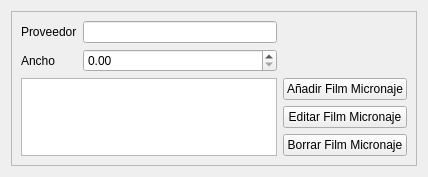
                    <widget class="QWidget" name="tabFilmMicronaje_2">
                     <attribute name="title">
                      <string>Film Micronaje</string>
                     </attribute>
                     <layout class="QGridLayout" name="gridLayout_32">
                      <item row="0" column="0" colspan="2">
                       <widget class="QFrame" name="formulariFilmMi_2">
                        <property name="frameShape">
                         <enum>QFrame::StyledPanel</enum>
                        </property>
                        <property name="frameShadow">
                         <enum>QFrame::Raised</enum>
                        </property>
                        <layout class="QGridLayout" name="gridLayout_33">
                         <item row="0" column="0">
                          <widget class="QLabel" name="lblProveedorFilmMi_2">
                           <property name="text">
                            <string>Proveedor</string>
                           </property>
                          </widget>
                         </item>
                         <item row="0" column="1">
                          <widget class="QLineEdit" name="leProveedorFilmMiMod"/>
                         </item>
                         <item row="1" column="0">
                          <widget class="QLabel" name="lblAnchoFilmMi_2">
                           <property name="text">
                            <string>Ancho</string>
                           </property>
                          </widget>
                         </item>
                         <item row="1" column="1">
                          <widget class="QDoubleSpinBox" name="dsbAnchoFilmMiMod">
                           <property name="decimals">
                            <number>2</number>
                           </property>
                          </widget>
                         </item>
                         <item row="2" column="0" rowspan="3" colspan="2">
                          <widget class="QTableView" name="viewFilmmi"/>
                         </item>
                         <item row="2" column="2">
                          <widget class="QPushButton" name="pbAniadirFilmMiMod">
                           <property name="text">
                            <string>Añadir Film Micronaje</string>
                           </property>
                          </widget>
                         </item>
                         <item row="3" column="2">
                          <widget class="QPushButton" name="pbEditarFilmMiMod">
                           <property name="text">
                            <string>Editar Film Micronaje</string>
                           </property>
                          </widget>
                         </item>
                         <item row="4" column="2">
                          <widget class="QPushButton" name="pbBorrarFilmMiMod">
                           <property name="text">
                            <string>Borrar Film Micronaje</string>
                           </property>
                          </widget>
                         </item>
                        </layout>
                       </widget>
                      </item>
                     </layout>
                    </widget>
